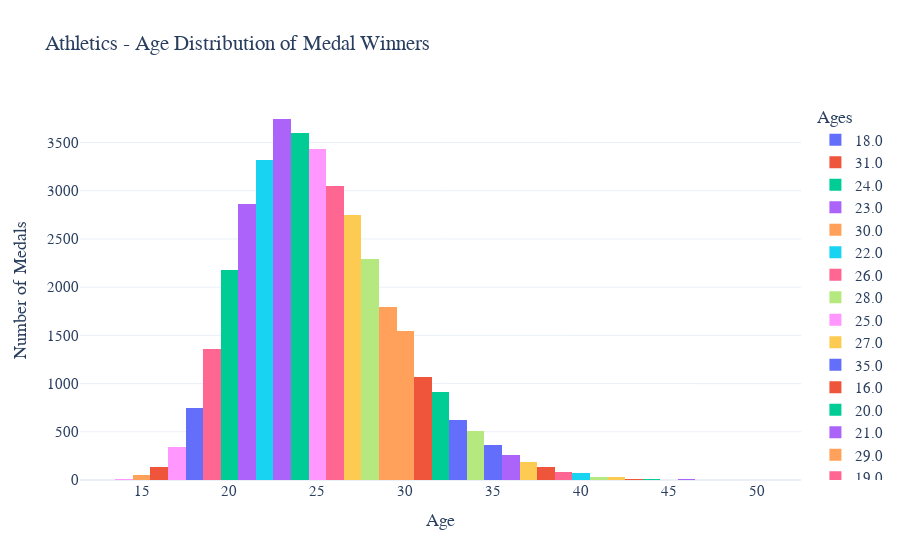

Source (notebook cell):
### Markdown cell above
Age distribution among medal winners in Athletics.

### Code cell
# Filter data for Athletics
age_distribution_Athletics = os_data[os_data['Sport'] == 'Athletics']

# Age distribution for medal winners in Athletics
fig_age_distribution_Athletics = px.histogram(age_distribution_Athletics, x='Age',
                                              title='Athletics - Age Distribution of Medal Winners',
                                              template='plotly_white',
                                              labels={"Age": "Ages", "Count": "Medals"},
                                              color="Age")

# Update layout
fig_age_distribution_Athletics.update_layout(
    xaxis_title="Age",
    yaxis_title="Number of Medals",
    font_family="Rockwell",
    font_size=15
)

# Show the age distribution for medal winners in Athletics
fig_age_distribution_Athletics.show()

### Figure 1 — Plotly figure (JSON) as saved in the notebook; plotly's stock layout.template omitted (floating-point values rounded to 4 significant figures; data arrays with more than 128 entries replaced by an {"elided": "..."} marker saying what was removed)
{"data": [{"alignmentgroup": "True", "bingroup": "x", "hovertemplate": "Ages=%{x}<br>count=%{y}<extra></extra>", "legendgroup": "18.0", "marker": {"color": "#636efa", "pattern": {"shape": ""}}, "name": "18.0", "offsetgroup": "18.0", "orientation": "v", "showlegend": true, "type": "histogram", "x": {"elided": "743 int values"}, "xaxis": "x", "yaxis": "y"}, {"alignmentgroup": "True", "bingroup": "x", "hovertemplate": "Ages=%{x}<br>count=%{y}<extra></extra>", "legendgroup": "31.0", "marker": {"color": "#EF553B", "pattern": {"shape": ""}}, "name": "31.0", "offsetgroup": "31.0", "orientation": "v", "showlegend": true, "type": "histogram", "x": {"elided": "1067 int values"}, "xaxis": "x", "yaxis": "y"}, {"alignmentgroup": "True", "bingroup": "x", "hovertemplate": "Ages=%{x}<br>count=%{y}<extra></extra>", "legendgroup": "24.0", "marker": {"color": "#00cc96", "pattern": {"shape": ""}}, "name": "24.0", "offsetgroup": "24.0", "orientation": "v", "showlegend": true, "type": "histogram", "x": {"elided": "3597 int values"}, "xaxis": "x", "yaxis": "y"}, {"alignmentgroup": "True", "bingroup": "x", "hovertemplate": "Ages=%{x}<br>count=%{y}<extra></extra>", "legendgroup": "23.0", "marker": {"color": "#ab63fa", "pattern": {"shape": ""}}, "name": "23.0", "offsetgroup": "23.0", "orientation": "v", "showlegend": true, "type": "histogram", "x": {"elided": "3744 int values"}, "xaxis": "x", "yaxis": "y"}, {"alignmentgroup": "True", "bingroup": "x", "hovertemplate": "Ages=%{x}<br>count=%{y}<extra></extra>", "legendgroup": "30.0", "marker": {"color": "#FFA15A", "pattern": {"shape": ""}}, "name": "30.0", "offsetgroup": "30.0", "orientation": "v", "showlegend": true, "type": "histogram", "x": {"elided": "1545 int values"}, "xaxis": "x", "yaxis": "y"}, {"alignmentgroup": "True", "bingroup": "x", "hovertemplate": "Ages=%{x}<br>count=%{y}<extra></extra>", "legendgroup": "22.0", "marker": {"color": "#19d3f3", "pattern": {"shape": ""}}, "name": "22.0", "offsetgroup": "22.0", "orientation": "v", "showlegend": true, "type": "histogram", "x": {"elided": "3317 int values"}, "xaxis": "x", "yaxis": "y"}, {"alignmentgroup": "True", "bingroup": "x", "hovertemplate": "Ages=%{x}<br>count=%{y}<extra></extra>", "legendgroup": "26.0", "marker": {"color": "#FF6692", "pattern": {"shape": ""}}, "name": "26.0", "offsetgroup": "26.0", "orientation": "v", "showlegend": true, "type": "histogram", "x": {"elided": "3045 int values"}, "xaxis": "x", "yaxis": "y"}, {"alignmentgroup": "True", "bingroup": "x", "hovertemplate": "Ages=%{x}<br>count=%{y}<extra></extra>", "legendgroup": "28.0", "marker": {"color": "#B6E880", "pattern": {"shape": ""}}, "name": "28.0", "offsetgroup": "28.0", "orientation": "v", "showlegend": true, "type": "histogram", "x": {"elided": "2288 int values"}, "xaxis": "x", "yaxis": "y"}, {"alignmentgroup": "True", "bingroup": "x", "hovertemplate": "Ages=%{x}<br>count=%{y}<extra></extra>", "legendgroup": "25.0", "marker": {"color": "#FF97FF", "pattern": {"shape": ""}}, "name": "25.0", "offsetgroup": "25.0", "orientation": "v", "showlegend": true, "type": "histogram", "x": {"elided": "3431 int values"}, "xaxis": "x", "yaxis": "y"}, {"alignmentgroup": "True", "bingroup": "x", "hovertemplate": "Ages=%{x}<br>count=%{y}<extra></extra>", "legendgroup": "27.0", "marker": {"color": "#FECB52", "pattern": {"shape": ""}}, "name": "27.0", "offsetgroup": "27.0", "orientation": "v", "showlegend": true, "type": "histogram", "x": {"elided": "2747 int values"}, "xaxis": "x", "yaxis": "y"}, {"alignmentgroup": "True", "bingroup": "x", "hovertemplate": "Ages=%{x}<br>count=%{y}<extra></extra>", "legendgroup": "35.0", "marker": {"color": "#636efa", "pattern": {"shape": ""}}, "name": "35.0", "offsetgroup": "35.0", "orientation": "v", "showlegend": true, "type": "histogram", "x": {"elided": "362 int values"}, "xaxis": "x", "yaxis": "y"}, {"alignmentgroup": "True", "bingroup": "x", "hovertemplate": "Ages=%{x}<br>count=%{y}<extra></extra>", "legendgroup": "16.0", "marker": {"color": "#EF553B", "pattern": {"shape": ""}}, "name": "16.0", "offsetgroup": "16.0", "orientation": "v", "showlegend": true, "type": "histogram", "x": {"elided": "137 int values"}, "xaxis": "x", "yaxis": "y"}, {"alignmentgroup": "True", "bingroup": "x", "hovertemplate": "Ages=%{x}<br>count=%{y}<extra></extra>", "legendgroup": "20.0", "marker": {"color": "#00cc96", "pattern": {"shape": ""}}, "name": "20.0", "offsetgroup": "20.0", "orientation": "v", "showlegend": true, "type": "histogram", "x": {"elided": "2177 int values"}, "xaxis": "x", "yaxis": "y"}, {"alignmentgroup": "True", "bingroup": "x", "hovertemplate": "Ages=%{x}<br>count=%{y}<extra></extra>", "legendgroup": "21.0", "marker": {"color": "#ab63fa", "pattern": {"shape": ""}}, "name": "21.0", "offsetgroup": "21.0", "orientation": "v", "showlegend": true, "type": "histogram", "x": {"elided": "2866 int values"}, "xaxis": "x", "yaxis": "y"}, {"alignmentgroup": "True", "bingroup": "x", "hovertemplate": "Ages=%{x}<br>count=%{y}<extra></extra>", "legendgroup": "29.0", "marker": {"color": "#FFA15A", "pattern": {"shape": ""}}, "name": "29.0", "offsetgroup": "29.0", "orientation": "v", "showlegend": true, "type": "histogram", "x": {"elided": "1795 int values"}, "xaxis": "x", "yaxis": "y"}, {"alignmentgroup": "True", "bingroup": "x", "hovertemplate": "Ages=%{x}<br>count=%{y}<extra></extra>", "legendgroup": "19.0", "marker": {"color": "#FF6692", "pattern": {"shape": ""}}, "name": "19.0", "offsetgroup": "19.0", "orientation": "v", "showlegend": true, "type": "histogram", "x": {"elided": "1354 int values"}, "xaxis": "x", "yaxis": "y"}, {"alignmentgroup": "True", "bingroup": "x", "hovertemplate": "Ages=%{x}<br>count=%{y}<extra></extra>", "legendgroup": "34.0", "marker": {"color": "#B6E880", "pattern": {"shape": ""}}, "name": "34.0", "offsetgroup": "34.0", "orientation": "v", "showlegend": true, "type": "histogram", "x": {"elided": "504 int values"}, "xaxis": "x", "yaxis": "y"}, {"alignmentgroup": "True", "bingroup": "x", "hovertemplate": "Ages=%{x}<br>count=%{y}<extra></extra>", "legendgroup": "17.0", "marker": {"color": "#FF97FF", "pattern": {"shape": ""}}, "name": "17.0", "offsetgroup": "17.0", "orientation": "v", "showlegend": true, "type": "histogram", "x": {"elided": "346 int values"}, "xaxis": "x", "yaxis": "y"}, {"alignmentgroup": "True", "bingroup": "x", "hovertemplate": "Ages=%{x}<br>count=%{y}<extra></extra>", "legendgroup": "37.0", "marker": {"color": "#FECB52", "pattern": {"shape": ""}}, "name": "37.0", "offsetgroup": "37.0", "orientation": "v", "showlegend": true, "type": "histogram", "x": {"elided": "182 int values"}, "xaxis": "x", "yaxis": "y"}, {"alignmentgroup": "True", "bingroup": "x", "hovertemplate": "Ages=%{x}<br>count=%{y}<extra></extra>", "legendgroup": "33.0", "marker": {"color": "#636efa", "pattern": {"shape": ""}}, "name": "33.0", "offsetgroup": "33.0", "orientation": "v", "showlegend": true, "type": "histogram", "x": {"elided": "620 int values"}, "xaxis": "x", "yaxis": "y"}, {"alignmentgroup": "True", "bingroup": "x", "hovertemplate": "Ages=%{x}<br>count=%{y}<extra></extra>", "legendgroup": "38.0", "marker": {"color": "#EF553B", "pattern": {"shape": ""}}, "name": "38.0", "offsetgroup": "38.0", "orientation": "v", "showlegend": true, "type": "histogram", "x": {"elided": "137 int values"}, "xaxis": "x", "yaxis": "y"}, {"alignmentgroup": "True", "bingroup": "x", "hovertemplate": "Ages=%{x}<br>count=%{y}<extra></extra>", "legendgroup": "32.0", "marker": {"color": "#00cc96", "pattern": {"shape": ""}}, "name": "32.0", "offsetgroup": "32.0", "orientation": "v", "showlegend": true, "type": "histogram", "x": {"elided": "915 int values"}, "xaxis": "x", "yaxis": "y"}, {"alignmentgroup": "True", "bingroup": "x", "hovertemplate": "Ages=%{x}<br>count=%{y}<extra></extra>", "legendgroup": "36.0", "marker": {"color": "#ab63fa", "pattern": {"shape": ""}}, "name": "36.0", "offsetgroup": "36.0", "orientation": "v", "showlegend": true, "type": "histogram", "x": {"elided": "258 int values"}, "xaxis": "x", "yaxis": "y"}, {"alignmentgroup": "True", "bingroup": "x", "hovertemplate": "Ages=%{x}<br>count=%{y}<extra></extra>", "legendgroup": "15.0", "marker": {"color": "#FFA15A", "pattern": {"shape": ""}}, "name": "15.0", "offsetgroup": "15.0", "orientation": "v", "showlegend": true, "type": "histogram", "x": [15, 15, 15, 15, 15, 15, 15, 15, 15, 15, 15, 15, 15, 15, 15, 15, 15, 15, 15, 15, 15, 15, 15, 15, 15, 15, 15, 15, 15, 15, 15, 15, 15, 15, 15, 15, 15, 15, 15, 15, 15, 15, 15, 15, 15, 15, 15, 15, 15], "xaxis": "x", "yaxis": "y"}, {"alignmentgroup": "True", "bingroup": "x", "hovertemplate": "Ages=%{x}<br>count=%{y}<extra></extra>", "legendgroup": "40.0", "marker": {"color": "#19d3f3", "pattern": {"shape": ""}}, "name": "40.0", "offsetgroup": "40.0", "orientation": "v", "showlegend": true, "type": "histogram", "x": [40, 40, 40, 40, 40, 40, 40, 40, 40, 40, 40, 40, 40, 40, 40, 40, 40, 40, 40, 40, 40, 40, 40, 40, 40, 40, 40, 40, 40, 40, 40, 40, 40, 40, 40, 40, 40, 40, 40, 40, 40, 40, 40, 40, 40, 40, 40, 40, 40, 40, 40, 40, 40, 40, 40, 40, 40, 40, 40, 40, 40, 40, 40, 40, 40, 40, 40, 40, 40, 40, 40, 40], "xaxis": "x", "yaxis": "y"}, {"alignmentgroup": "True", "bingroup": "x", "hovertemplate": "Ages=%{x}<br>count=%{y}<extra></extra>", "legendgroup": "39.0", "marker": {"color": "#FF6692", "pattern": {"shape": ""}}, "name": "39.0", "offsetgroup": "39.0", "orientation": "v", "showlegend": true, "type": "histogram", "x": [39, 39, 39, 39, 39, 39, 39, 39, 39, 39, 39, 39, 39, 39, 39, 39, 39, 39, 39, 39, 39, 39, 39, 39, 39, 39, 39, 39, 39, 39, 39, 39, 39, 39, 39, 39, 39, 39, 39, 39, 39, 39, 39, 39, 39, 39, 39, 39, 39, 39, 39, 39, 39, 39, 39, 39, 39, 39, 39, 39, 39, 39, 39, 39, 39, 39, 39, 39, 39, 39, 39, 39, 39, 39, 39, 39, 39, 39, 39, 39, 39, 39, 39, 39], "xaxis": "x", "yaxis": "y"}, {"alignmentgroup": "True", "bingroup": "x", "hovertemplate": "Ages=%{x}<br>count=%{y}<extra></extra>", "legendgroup": "41.0", "marker": {"color": "#B6E880", "pattern": {"shape": ""}}, "name": "41.0", "offsetgroup": "41.0", "orientation": "v", "showlegend": true, "type": "histogram", "x": [41, 41, 41, 41, 41, 41, 41, 41, 41, 41, 41, 41, 41, 41, 41, 41, 41, 41, 41, 41, 41, 41, 41, 41, 41, 41, 41, 41, 41, 41, 41, 41, 41, 41, 41], "xaxis": "x", "yaxis": "y"}, {"alignmentgroup": "True", "bingroup": "x", "hovertemplate": "Ages=%{x}<br>count=%{y}<extra></extra>", "legendgroup": "14.0", "marker": {"color": "#FF97FF", "pattern": {"shape": ""}}, "name": "14.0", "offsetgroup": "14.0", "orientation": "v", "showlegend": true, "type": "histogram", "x": [14, 14, 14, 14, 14, 14], "xaxis": "x", "yaxis": "y"}, {"alignmentgroup": "True", "bingroup": "x", "hovertemplate": "Ages=%{x}<br>count=%{y}<extra></extra>", "legendgroup": "42.0", "marker": {"color": "#FECB52", "pattern": {"shape": ""}}, "name": "42.0", "offsetgroup": "42.0", "orientation": "v", "showlegend": true, "type": "histogram", "x": [42, 42, 42, 42, 42, 42, 42, 42, 42, 42, 42, 42, 42, 42, 42, 42, 42, 42, 42, 42, 42, 42, 42, 42, 42, 42, 42, 42, 42], "xaxis": "x", "yaxis": "y"}, {"alignmentgroup": "True", "bingroup": "x", "hovertemplate": "Ages=%{x}<br>count=%{y}<extra></extra>", "legendgroup": "45.0", "marker": {"color": "#636efa", "pattern": {"shape": ""}}, "name": "45.0", "offsetgroup": "45.0", "orientation": "v", "showlegend": true, "type": "histogram", "x": [45, 45, 45, 45, 45], "xaxis": "x", "yaxis": "y"}, {"alignmentgroup": "True", "bingroup": "x", "hovertemplate": "Ages=%{x}<br>count=%{y}<extra></extra>", "legendgroup": "43.0", "marker": {"color": "#EF553B", "pattern": {"shape": ""}}, "name": "43.0", "offsetgroup": "43.0", "orientation": "v", "showlegend": true, "type": "histogram", "x": [43, 43, 43, 43, 43, 43, 43, 43, 43, 43, 43, 43, 43, 43], "xaxis": "x", "yaxis": "y"}, {"alignmentgroup": "True", "bingroup": "x", "hovertemplate": "Ages=%{x}<br>count=%{y}<extra></extra>", "legendgroup": "44.0", "marker": {"color": "#00cc96", "pattern": {"shape": ""}}, "name": "44.0", "offsetgroup": "44.0", "orientation": "v", "showlegend": true, "type": "histogram", "x": [44, 44, 44, 44, 44, 44, 44, 44, 44, 44, 44, 44, 44, 44], "xaxis": "x", "yaxis": "y"}, {"alignmentgroup": "True", "bingroup": "x", "hovertemplate": "Ages=%{x}<br>count=%{y}<extra></extra>", "legendgroup": "46.0", "marker": {"color": "#ab63fa", "pattern": {"shape": ""}}, "name": "46.0", "offsetgroup": "46.0", "orientation": "v", "showlegend": true, "type": "histogram", "x": [46, 46, 46, 46, 46, 46, 46, 46], "xaxis": "x", "yaxis": "y"}, {"alignmentgroup": "True", "bingroup": "x", "hovertemplate": "Ages=%{x}<br>count=%{y}<extra></extra>", "legendgroup": "49.0", "marker": {"color": "#FFA15A", "pattern": {"shape": ""}}, "name": "49.0", "offsetgroup": "49.0", "orientation": "v", "showlegend": true, "type": "histogram", "x": [49], "xaxis": "x", "yaxis": "y"}, {"alignmentgroup": "True", "bingroup": "x", "hovertemplate": "Ages=%{x}<br>count=%{y}<extra></extra>", "legendgroup": "48.0", "marker": {"color": "#19d3f3", "pattern": {"shape": ""}}, "name": "48.0", "offsetgroup": "48.0", "orientation": "v", "showlegend": true, "type": "histogram", "x": [48, 48, 48, 48, 48], "xaxis": "x", "yaxis": "y"}, {"alignmentgroup": "True", "bingroup": "x", "hovertemplate": "Ages=%{x}<br>count=%{y}<extra></extra>", "legendgroup": "12.0", "marker": {"color": "#FF6692", "pattern": {"shape": ""}}, "name": "12.0", "offsetgroup": "12.0", "orientation": "v", "showlegend": true, "type": "histogram", "x": [12, 12], "xaxis": "x", "yaxis": "y"}, {"alignmentgroup": "True", "bingroup": "x", "hovertemplate": "Ages=%{x}<br>count=%{y}<extra></extra>", "legendgroup": "50.0", "marker": {"color": "#B6E880", "pattern": {"shape": ""}}, "name": "50.0", "offsetgroup": "50.0", "orientation": "v", "showlegend": true, "type": "histogram", "x": [50], "xaxis": "x", "yaxis": "y"}, {"alignmentgroup": "True", "bingroup": "x", "hovertemplate": "Ages=%{x}<br>count=%{y}<extra></extra>", "legendgroup": "13.0", "marker": {"color": "#FF97FF", "pattern": {"shape": ""}}, "name": "13.0", "offsetgroup": "13.0", "orientation": "v", "showlegend": true, "type": "histogram", "x": [13, 13], "xaxis": "x", "yaxis": "y"}, {"alignmentgroup": "True", "bingroup": "x", "hovertemplate": "Ages=%{x}<br>count=%{y}<extra></extra>", "legendgroup": "47.0", "marker": {"color": "#FECB52", "pattern": {"shape": ""}}, "name": "47.0", "offsetgroup": "47.0", "orientation": "v", "showlegend": true, "type": "histogram", "x": [47, 47], "xaxis": "x", "yaxis": "y"}, {"alignmentgroup": "True", "bingroup": "x", "hovertemplate": "Ages=%{x}<br>count=%{y}<extra></extra>", "legendgroup": "52.0", "marker": {"color": "#636efa", "pattern": {"shape": ""}}, "name": "52.0", "offsetgroup": "52.0", "orientation": "v", "showlegend": true, "type": "histogram", "x": [52], "xaxis": "x", "yaxis": "y"}], "layout": {"barmode": "relative", "font": {"family": "Rockwell", "size": 15}, "legend": {"title": {"text": "Ages"}, "tracegroupgap": 0}, "title": {"text": "Athletics - Age Distribution of Medal Winners"}, "xaxis": {"anchor": "y", "categoryarray": [18, 31, 24, 23, 30, 22, 26, 28, 25, 27, 35, 16, 20, 21, 29, null, 19, 34, 17, 37, 33, 38, 32, 36, 15, 40, 39, 41, 14, 42, 45, 43, 44, 46, 49, 48, 12, 50, 13, 47, 52], "categoryorder": "array", "domain": [0, 1], "title": {"text": "Age"}}, "yaxis": {"anchor": "x", "domain": [0, 1], "title": {"text": "Number of Medals"}}}}
